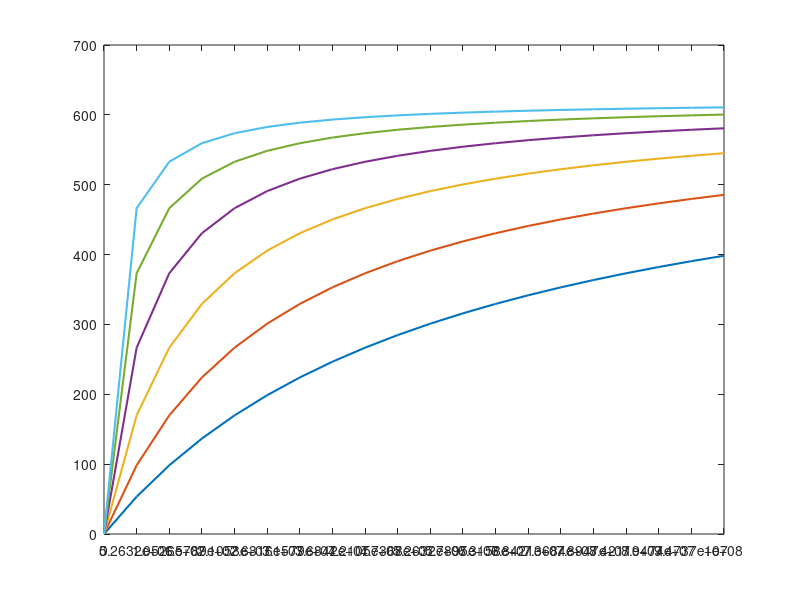
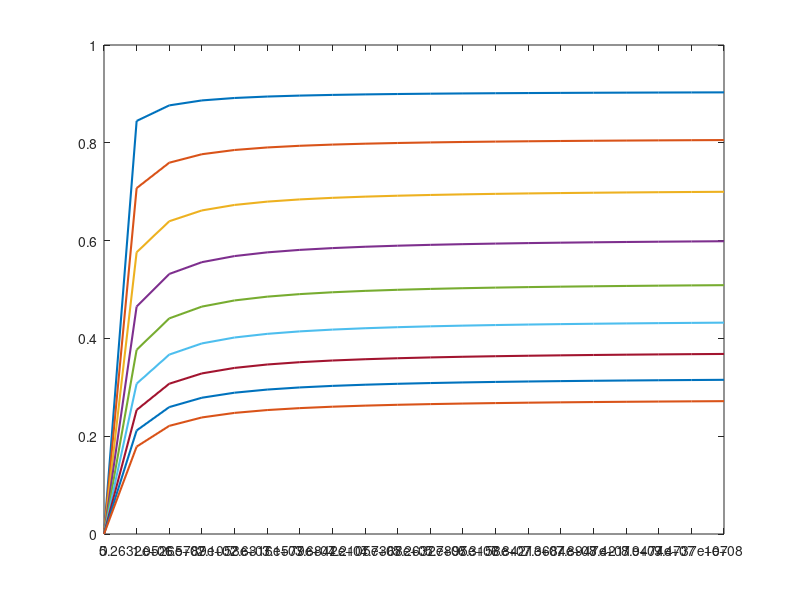
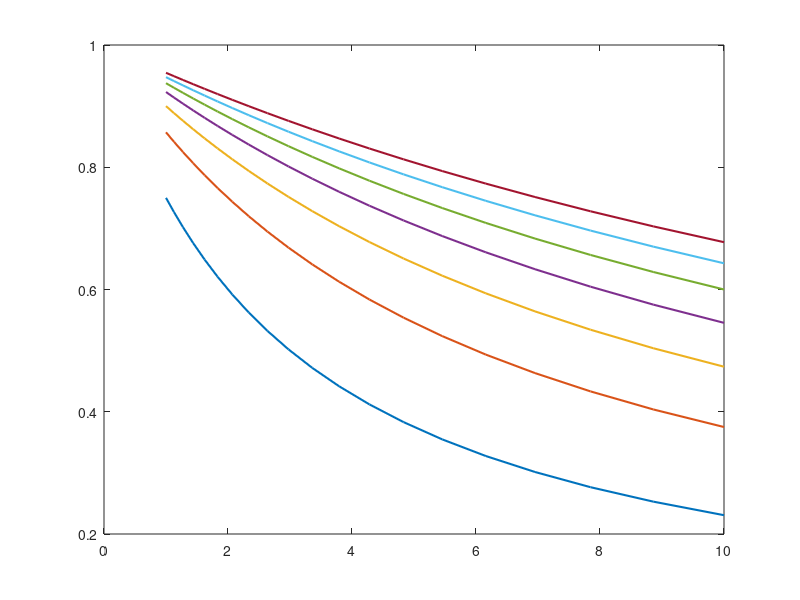

Reproduce these figures in MATLAB, in order.
%% find out the approximate internal glucose level
% and appropriate value for KMglu

% the glucose gradient in one column fitting
% exglu = [56000000;28000000;14000000;7000000;3500000;1750000;875000;0];
exglu = linspace(0,10^8,20);    % test a broader range of glucose titration
kglu = 4350;    % parameter value from literature
dsugar = 7;

KM = 5.6*10^7;

figure
drawnow
for KMglu = KM * 0.5 .^ [0:1:5]     % try out a series of KMglu values
    inglu = kglu .* exglu ./ (exglu + KMglu) / dsugar;      % Michaelis Menten formula
    plot(exglu, inglu, 'LineWidth', 1.5)
    hold all
    pause(0.5)
end
set(gca, 'XTick', fliplr(exglu'))   % so that the value is increasing

% KMglu = 7*10^6;

%% decide appropriate value for KRs
nRs = 2;

figure
drawnow
for KRs = [200:100:1000]
    % the repression state mig1 fraction of total mig1
    Mig1s_frac = inglu .^ nRs ./ (KRs^nRs + inglu .^ nRs);

    plot(exglu, Mig1s_frac, 'LineWidth', 1.5)
    hold all
    pause(0.5)
end
set(gca, 'XTick', fliplr(exglu'))

% KRs = 300

%% glucose and galactose flux through GAL2
% the experiment setup for glucose gradient
exglu = [56000000;28000000;14000000;7000000;3500000;1750000;875000;0];
exgal = 28000000;

G2 = 1500;  % approximate level of GAL2
kG2 = 1;    % the scaling factor of GAL2 level

rG2 = 1;          % see 'The molecular genetics of hexose transport in yeasts'
KGglu = 2*10^6;   % Maier A, et al. (2002) 
KGgal = rG2*KGglu;  % Characteristics of Galactose Transport in Saccharomyces cerevisiae
                    % Cells and Reconstituted Lipid Vesicles
                    
glu_G2 = (kG2 * G2 .* exglu ./(1/rG2 * exgal + exglu + KGglu)) /7;  % dsugar = 7
gal_G2 = (kG2 * G2 * exgal ./(rG2 * exglu + exgal + KGgal)) /7;     % steady state sugar uptake through G2

%% glucose and galactose flux through HXT
kHXT = 4350;    % the maximum sugar uptake rate of HXT

rHXT = 200;     
KHXTglu = 7.5*10^6;
KHXTgal = rHXT*KHXTglu;

glu_hxt = (kHXT .* exglu ./(1/rHXT * exgal + exglu + KHXTglu)) /7;  % dsugar = 7
gal_hxt = (kHXT * exgal ./(rHXT * exglu + exgal + KHXTgal)) /7;     % steday state sugar uptake through HXT

% the complete expression of steady state intracellular sugar level
dglu = (kG2 * G2 .* exglu ./(1/rG2 * exgal + exglu + KGglu) + kHXT .* exglu ./(1/rHXT * exgal + exglu + KHXTglu)) /7;
dgal = (kG2 * G2 * exgal ./(rG2 .* exglu + exgal + KGgal) + kHXT * exgal ./(rHXT * exglu + exgal + KHXTgal)) /7;

%% HXT synthesis inhibited by G4
nHXT = 1;
G4 = logspace(0,1,20);
figure
drawnow
for KHXT = 3:3:21
    HXT_frac = KHXT .^nHXT ./ (KHXT .^nHXT + G4 .^nHXT);
    plot(G4,HXT_frac,'LineWidth', 1.5)
    hold all
    pause(0.3)
end

% KHXT = 9
